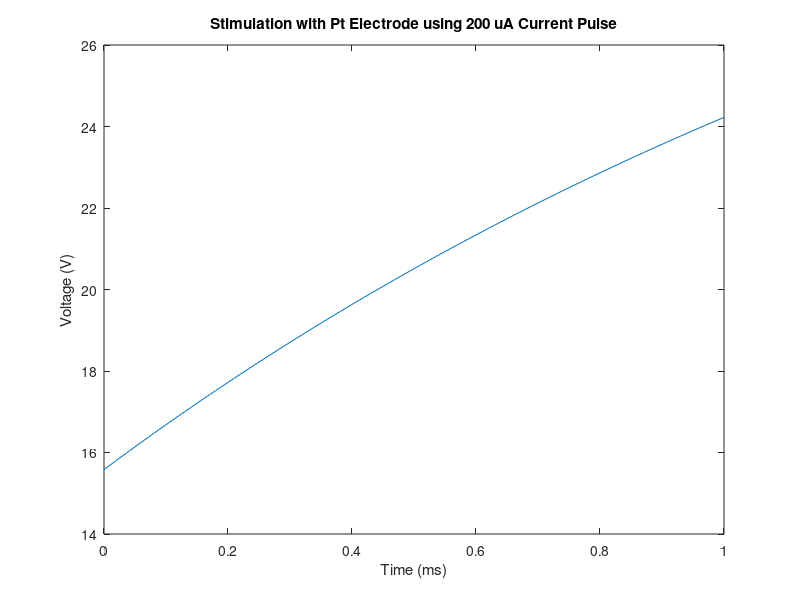

MATLAB code to generate this figure:
%dennis mcilhany bme 552 homework 2

clc; clear all;


rho=300/100;            %tissue resistivity (ohm-m)
a=75*10^-6;             %electrode radius (m)
Rp=100000;              %parallel electrode resistance (ohm)
L=400*10^-6;            %recess length (m)
Ar=pi*a^2;              %electrode area (m^2)
PC=5;                   %pseudocapacity scalar
C=PC*20*10^-3*100^2*Ar;         %capacitance (mF/m^2 * m^2 * PC) - use mF to get milliseconds
Rs1=rho/(4*a);                  %resistance of tissue outside recess (ohm)
Rs2=rho*L/Ar;                   %resistance of tissue inside recess (ohm)
Rs3=Rs1+Rs2;                    %total tissue resistance = previous two added in series
dt=.01;                         %time step
t=0:dt:1;                       %time vector (1 ms)
I=200*10^-6;                    %current pulse (amps)



V1=I*Rs1+I*Rp*(1-exp(-t/(Rp*C)));       %voltage equation
% figure(1)
% plot(t,V1)
% title('Stimulation with Pt Electrode using 200 uA Current Pulse')
% xlabel('Time (ms)')
% ylabel('Voltage (V)')
figure(99)
V2=I.*Rs3+I.*Rp.*(1-exp(-t/(Rp*C)));
plot(t,V2)
title('Stimulation with Pt Electrode using 200 uA Current Pulse')
xlabel('Time (ms)')
ylabel('Voltage (V)')



